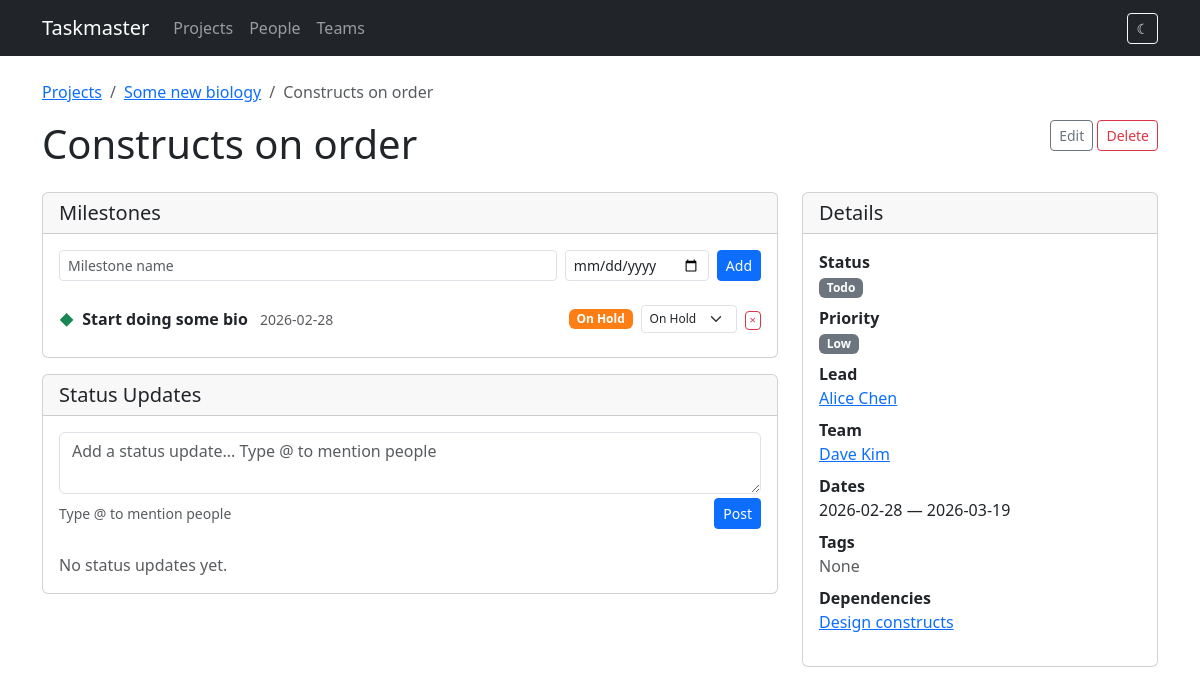
The app's page /tasks/22, older data.
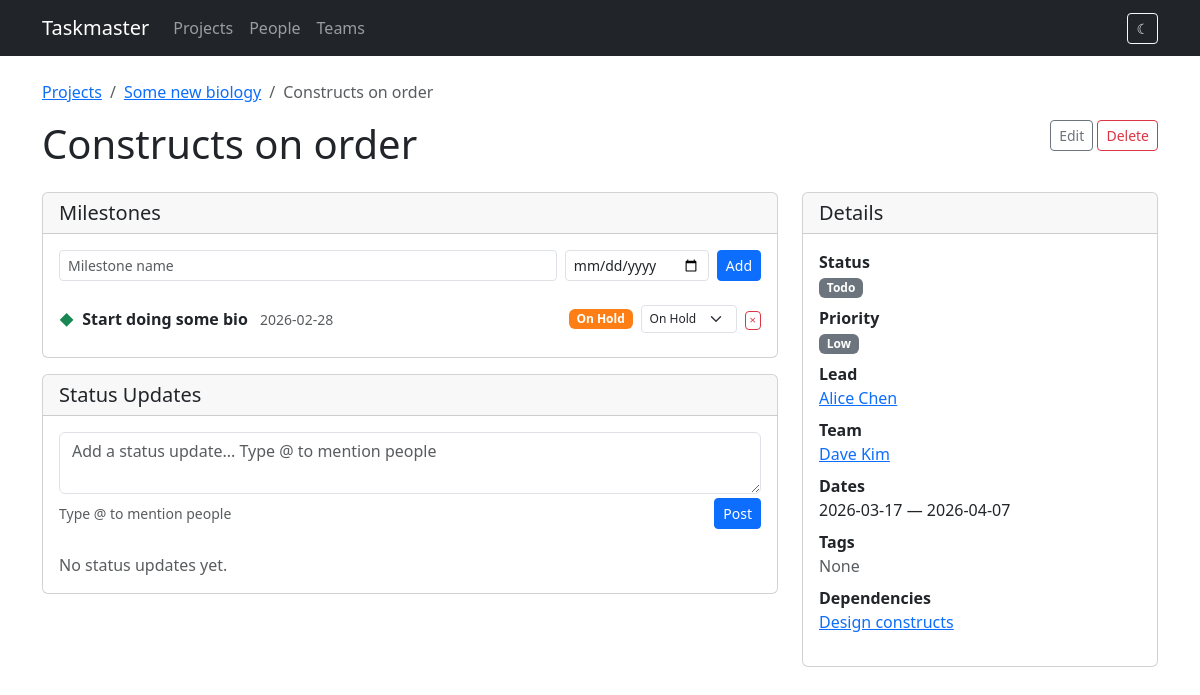
The same page, newer data.
### models.py (models this page shows, shortened)
class Task(db.Model):
    id = db.Column(db.Integer, primary_key=True)
    title = db.Column(db.String(200), nullable=False)
    description = db.Column(db.Text)
    project_id = db.Column(db.Integer, db.ForeignKey('project.id'), nullable=False)
    start_date = db.Column(db.Date, nullable=False)
    end_date = db.Column(db.Date, nullable=False)
    status = db.Column(db.String(20), default='todo')  # todo, in_progress, done
    priority = db.Column(db.String(20), default='medium')  # low, medium, high, critical
    assignments = db.relationship('TaskAssignment', backref='task', lazy=True,
                                   cascade='all, delete-orphan')
    tags = db.relationship('Tag', secondary=task_tags, backref=db.backref('tasks', lazy=True))
    milestones = db.relationship('Milestone', backref='task', lazy=True,
                                 order_by='Milestone.date', cascade='all, delete-orphan')
    status_updates = db.relationship('StatusUpdate', backref='task', lazy=True,
                                     order_by='StatusUpdate.created_at.desc()',
                                     cascade='all, delete-orphan')
    dependencies = db.relationship(
        'Task',
        secondary='task_dependency',
        primaryjoin='Task.id == TaskDependency.task_id',
        secondaryjoin='Task.id == TaskDependency.depends_on_id',
        backref=db.backref('dependents', lazy=True),
        lazy=True,
    )
    @property
    def lead(self):
        for a in self.assignments:
            if a.is_lead:
                return a.person
        return None
    @property
    def assignees(self):
        return [a.person for a in self.assignments]

### routes/tasks.py (the view)
@bp.route('/tasks/<int:id>')
def detail(id):
    task = Task.query.get_or_404(id)
    return render_template('tasks/detail.html', task=task)

### models.py (called while the page is built, shortened)
    @property
    def computed_status(self):
        if self.status_override:
            return self.status_override

### templates/tasks/detail.html (shortened to what the changed rows need)
{% extends "base.html" %}
{% block content %}
<nav aria-label="breadcrumb" class="mb-3">
    <ol class="breadcrumb">
        <li class="breadcrumb-item"><a href="{{ url_for('projects.list_projects') }}">Projects</a></li>
        <li class="breadcrumb-item"><a href="{{ url_for('projects.detail', id=task.project.id) }}">{{ task.project.name }}</a></li>
        <li class="breadcrumb-item active">{{ task.title }}</li>
    </ol>
</nav>
<div class="d-flex justify-content-between align-items-start mb-3">
    <h1>{{ task.title }}</h1>
    <div>
        <a href="{{ url_for('tasks.edit_task', id=task.id) }}" class="btn btn-outline-secondary btn-sm">Edit</a>
        <form method="post" action="{{ url_for('tasks.delete_task', id=task.id) }}" class="d-inline"
              onsubmit="return confirm('Delete this task?')">
        </form>
    </div>
</div>
<div class="row g-4">
    <div class="col-md-4">
        <div class="card">
            <div class="card-body">
                <dl>
                    <dt>Status</dt>
                    <dd><span class="badge badge-{{ task.status }}">{{ task.status | replace('_', ' ') | title }}</span></dd>
                    <dt>Priority</dt>
                    <dd><span class="badge badge-{{ task.priority }}">{{ task.priority | title }}</span></dd>
                    <dt>Lead</dt>
                    <dd>
                        {% if task.lead %}
                        <a href="{{ url_for('people.detail', id=task.lead.id) }}">{{ task.lead.name }}</a>
                        {% else %}
                        <span class="text-muted">No lead</span>
                        {% endif %}
                    </dd>
                    <dt>Team</dt>
                    <dd>
                        {% for person in task.assignees %}
                            {% if not task.lead or person.id != task.lead.id %}
                            <a href="{{ url_for('people.detail', id=person.id) }}" class="d-block">{{ person.name }}</a>
                            {% endif %}
                        {% else %}
                        <span class="text-muted">No members</span>
                        {% endfor %}
                    </dd>
                    <dt>Dates</dt>
                    <dd>{{ task.start_date }} &mdash; {{ task.end_date }}</dd>
                    <dt>Tags</dt>
                    <dd>
                        {% for tag in task.tags %}
                        <span class="badge bg-secondary">{{ tag.name }}</span>
                        {% else %}
                        <span class="text-muted">None</span>
                        {% endfor %}
                    </dd>
                    <dt>Dependencies</dt>
                    <dd>
                        {% for dep in task.dependencies %}
                        <a href="{{ url_for('tasks.detail', id=dep.id) }}" class="d-block">{{ dep.title }}</a>
                        {% else %}
                        <span class="text-muted">None</span>
                        {% endfor %}
                    </dd>
                </dl>
            </div>
        </div>
    </div>
</div>
{% endblock %}

Row changes from the older to the newer data that the page shows:
changed Task "Constructs on order": start_date "2026-02-28" → "2026-03-17"; end_date "2026-03-19" → "2026-04-07"
